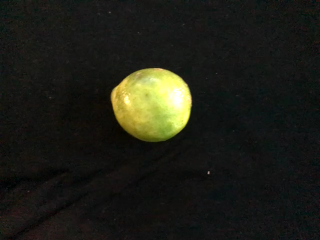
#> input picture 2.png, 320 x 240 px, given in place of the camera
$ python main.py
#> lines starting #> are read from the running program, lines starting #| are printed output that depends on the picture; after the words box and inside, x2 and y2 are one past the last pixel; in counts of white or black regions, pixels touching at a corner belong together
### model.py
from __future__ import print_function
import numpy as np
from sklearn import neighbors
# from sklearn.model_selection import train_test_split # for splitting data
# from sklearn.metrics import accuracy_score # for evaluating results
import csv
import cv2
from sklearn.svm import SVC

def load_csv(filename):
#> called with filename = 'data.csv'
    dataset = list()
    with open(filename, 'r') as file:
#> (reads data.csv from the repository)
        csv_reader = csv.reader(file)
        for row in csv_reader:
            if not row:
                continue
            dataset.append(row)
    return dataset
def string_data_to_float(dataset):
	for i in range(len(dataset[0]) ):
		str_column_to_float(dataset, i)
def str_column_to_float(dataset, column):
    for row in dataset:
        row[column] = float(row[column].strip())

# [18 lines left out: function feature, not called in this run]
def data_read_and_processing(file):
    dataset=load_csv(file)
    string_data_to_float(dataset)
    return dataset
def data_train_model(dataset):
    data_x = np.array([row[0:-1] for row in dataset])
    data_y = np.array([row[-1] for row in dataset])
    return data_x,data_y

# [38 lines that do not run on import are left out]

### main.py

import cv2
import numpy as np

from model import *

cap=cv2.VideoCapture(0)
dataset=data_read_and_processing('data.csv')
data_x,data_y=data_train_model(dataset)
model=neighbors.KNeighborsClassifier(n_neighbors=5,p=2)
model.fit(data_x,data_y)
model_SVM = SVC()
model_SVM.fit(data_x, data_y)

sum=[0,0,0]
# i=0

while True:
	_,Frame=cap.read()
#> Frame is the input picture: shape (240, 320, 3); mean B, G, R 23, 31.2, 30.4
	h,s,v=cv2.split(cv2.cvtColor(Frame,cv2.COLOR_BGR2HSV))
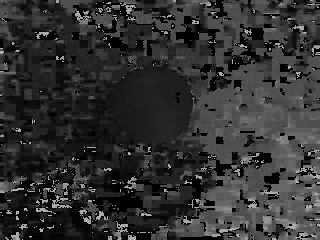
#> h: shape (240, 320); min 0, max 179, mean 49.3
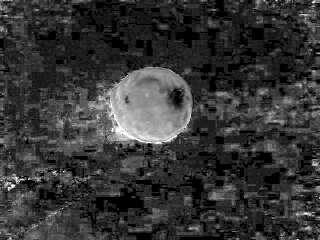
#> s: shape (240, 320); min 0, max 255, mean 53.2
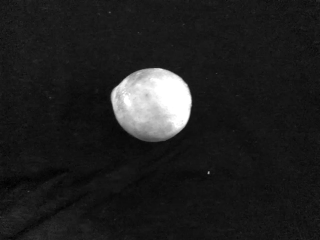
#> v: shape (240, 320); min 1, max 255, mean 32.4

	_, thresh1 = cv2.threshold(v, 120, 255, cv2.THRESH_BINARY + cv2.THRESH_OTSU)
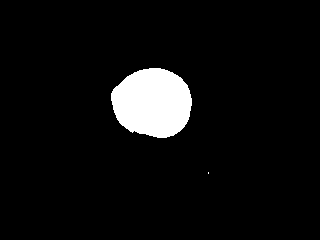
#> thresh1: shape (240, 320); 5.7% white; 2 white regions (1 under 20 px), largest, box (x1, y1, x2, y2) and area: (111, 68, 192, 138) 4404

	# element in openning
	kernel = np.ones((5, 5), np.uint8)
	# opening closing
	opening = cv2.morphologyEx(thresh1, cv2.MORPH_OPEN, kernel)
#> opening: shape (240, 320); 5.7% white; 1 white region, box (x1, y1, x2, y2) and area: (111, 68, 192, 138) 4399
	closing = cv2.morphologyEx(opening,cv2.MORPH_CLOSE,kernel)

	try:
		sum = np.array([rgb_image(Frame, closing)])
		#label = model.predict(sum)
		label = model_SVM.predict(sum)
		if label==0:
			print()
		else:
			# print(sum)
			# label=predict_classification(sum, dataset, 5)
			# print(label)
			if label==1:
				print('red')
			elif label==2:
				print('blue')
			elif label==3:
				print('green')

	except:
		pass

	cv2.imshow('v',v)
	cv2.imshow('hsv',cv2.cvtColor(Frame,cv2.COLOR_BGR2HSV))
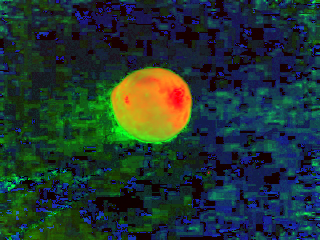
#> window 'hsv': shape (240, 320, 3); mean B, G, R 49.3, 53.2, 32.4
	cv2.imshow('locnhieu',closing)
	cv2.imshow('web_cam',Frame)


	key = cv2.waitKey(1)
#> (key Esc is pressed here)
	if key == 27:
		break
